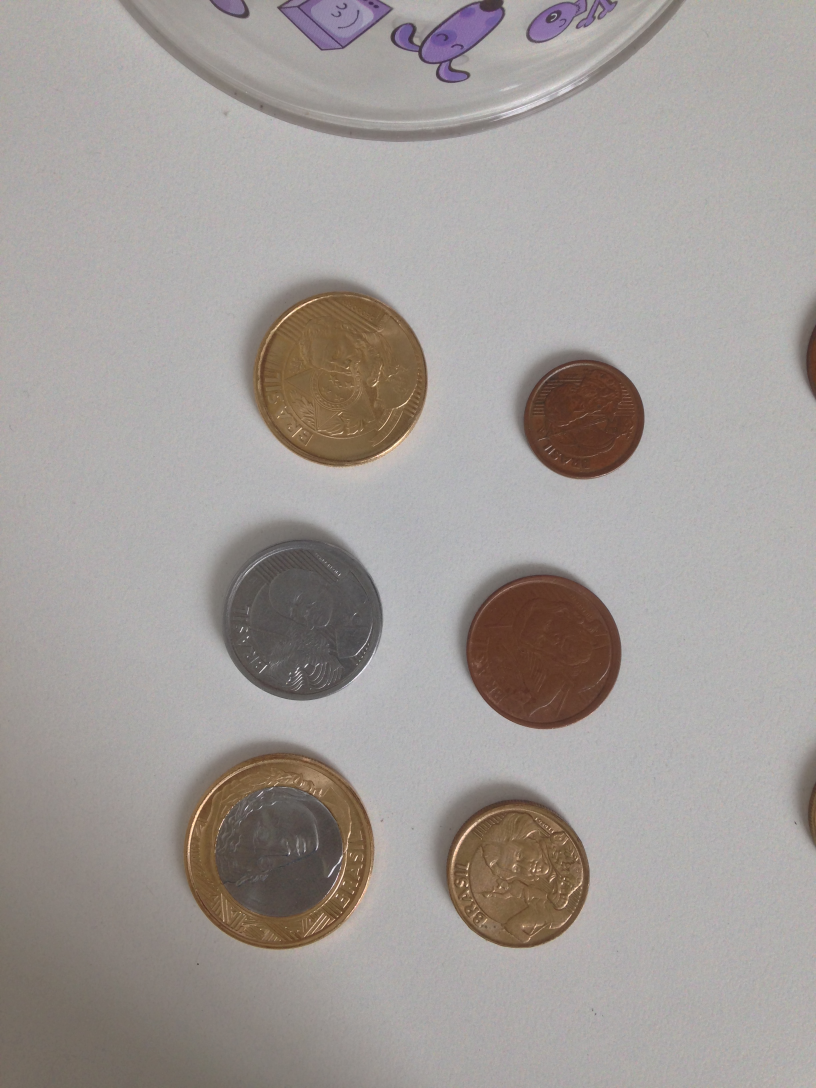
#> input picture images/1.jpg, 2448 x 3264 px (shown at 1/3 size)
$ python coin_counter.py
#> lines starting #> are read from the running program, lines starting #| are printed output that depends on the picture
### funcs.py
import cv2


# Globals
debug_mode = False
one_cent_radius_in_pixels = 36


def resize_image(image, scale_percent):
    """
    Redimensiona a imagem para altas resoluçes.

    Parameters
    ----------
    image : Matriz
        Imagem a ser redimensionada.
    scale_percent : int
        Valor em porcentagem para a reduçao da imagem.

    Returns
    -------
    Matriz
        Imagem resimensionada
    """
    width = int(image.shape[1] * scale_percent / 100)
    height = int(image.shape[0] * scale_percent / 100)
    dim = (width, height)

    img = cv2.resize(image, dim, interpolation=cv2.INTER_AREA)
    return img


def find_circles(image):
    """
    Determina os circulos de uma imagem.

    Parameters
    ----------
    image : Matriz
        Imagem para a procura dos circulos.

    Returns
    -------
    int
        Retorna o raio e a centroide dos circulos detectados.
    """
    # RGB -> GRAY
    img_gray = cv2.cvtColor(image, cv2.COLOR_BGR2GRAY)
    # Retira os detalhes da imagem
    img_blur = cv2.GaussianBlur(img_gray, (21, 21), cv2.BORDER_CONSTANT)

    '''
        img: imagem em escala de cinza
        CV_HOUGH_GRADIENT: definição do método de detecção
        dp = 1: a razão inversa da resolução sdo acumulador
        min_dist = distância mínima entre centros
        param_1 = 200: limiar máximo para o algoritmo de Canny
        param_2 = 100: limiar para  a detecção dos centros
        min_radius: raio mínimo a ser detectado.
        max_radius: raio máximo a ser detectado.

        circles: vetor com os valores de raio e as coordenadas das centroides
    '''
    circles = cv2.HoughCircles(img_blur, cv2.HOUGH_GRADIENT, 1, 120,
                               param1=53,
                               param2=43,
                               minRadius=50,
                               maxRadius=2000)
    if circles is not None:
        circles = circles
    return circles


def draw_circles(image, coordinates, total, coins):
    """
    Desenha o contorno de circulos, centro, o valor de cada moeda e o valor total em Reais.

    Parameters
    ----------
    image : matrix
        Imagem a ser redimensionada.
    coordinates : list of array
        Coordenadas com o centro dos circulos
    total : float
        Valor total em reais da imagem
    coins : array
        O valor de cada moeda detectadda.
    Returns
    -------
        Figura com os desenhos.
    """
    count = 0
    if debug_mode:
        print("Coins: ", len(coins), "  coordinates: ", len(coordinates[-1]))
    for i in coordinates[0, :]:
        # Circulo
        cv2.circle(image, (i[0], i[1]), i[2], (0, 0, 255), 2)
        # Centro
        cv2.circle(image, (i[0], i[1]), 2, (0, 0, 255), 2)

        if len(coins) == len(coordinates[-1]):
            if debug_mode:
                cv2.putText(image, "R$ " + str(coins[count]) + "  raio:" + str(i[2]),
                            (i[0], i[1]), cv2.FONT_HERSHEY_SIMPLEX,
                            1, (0, 0, 0), 1)
            else:
                cv2.putText(image, "R$ " + str(coins[count]),
                            (i[0], i[1]), cv2.FONT_HERSHEY_SIMPLEX,
                            1, (0, 0, 0), 1)
        count += 1
    cv2.rectangle(image, (0, 55), (150, 20), (255, 255, 255), -1)
    cv2.putText(image, "R$ " + str(total),
                (0, 50), cv2.FONT_HERSHEY_SIMPLEX,
                1, (0, 0, 0), 1)

    cv2.destroyAllWindows()
    cv2.imshow("Captured Image", image)
    cv2.waitKey(0)


def coins_counter(circle):
    """
    Determina o valor em reais de acordo com  tamanho do circulo.

    Parameters
    ----------
    circle : array
        Valores do raio ou diametro a ser deteminado o valor.

    Returns
    -------
       Retorna o valor total em reais e os valores individuais de cada moeda.
    """

    # Diametro da moeda de 1 centavo em mm - Fonte: Banco central
    brl_rate = 17  # em mm
    # Tolerancia de erro entre o valor aproximado e exato da proporção entre moedas
    tolerance = 0.035

    brl = {
        "1_cent": {
            "value": 0.01,
            "rate": 17 / brl_rate
        },
        "5_cents": {
            "value": 0.05,
            "rate": 22 / brl_rate
        },
        "10_cents": {
            "value": 0.10,
            "rate": 20 / brl_rate
        },
        "25_cents": {
            "value": 0.25,
            "rate": 25 / brl_rate
        },
        "50_cents": {
            "value": 0.50,
            "rate": 23 / brl_rate
        },
        "1_brl": {
            "value": 1,
            "rate": 27 / brl_rate
        },
    }
    # # Seleciona o menor raio - moeda de 1 centavo
    # # min_radius = 27 # em pixels
    # # Obtem as moedas da imagem
    # radius_coins = []
    # radius_coins = [radius[-1] for radius in circle[-1]]
    # # Seleciona o menor raio - moeda de 1 centavo
    min_radius = one_cent_radius_in_pixels

    coins = []
    if debug_mode:
        print("Recebido em coins_counter:", circle)
        for standard_coin in brl:
            print("Referência-> valor: ", brl[standard_coin]['value'], " raio: ", brl[standard_coin]['rate'])
    print('Moedas detectadas:')
    for radius in circle[-1]:
        rate = radius[-1] / min_radius
        for coin in brl:
            value = brl[coin]['rate']
            if (abs(rate - value)) <= tolerance:
                print(brl[coin]['value'])
                coins.append(brl[coin]['value'])
    print("Valor total: R$ {0:.2f}".format(round(sum(coins), 2)))
    return round(sum(coins), 2), coins


# [35 lines left out: functions get_image, set_webcam, not called in this run]


'''
    A função realiza operações de acordo com a tecla pressionada
    Se 's': Realiza o processamento
    Se 'q': Finaliza o programa
'''

### coin_counter.py
import cv2
import numpy as np
import funcs


def main():
    frame = cv2.imread("./images/1.jpg")
#> frame is the input picture: shape (3264, 2448, 3); mean B, G, R 152, 155.4, 161.4

    image_resized = funcs.resize_image(frame, 80)
    detected_circles = funcs.find_circles(image_resized)
#> in find_circles, `img_gray = cv2.cvtColor(image, cv2.COLOR_BGR2GRAY)`:
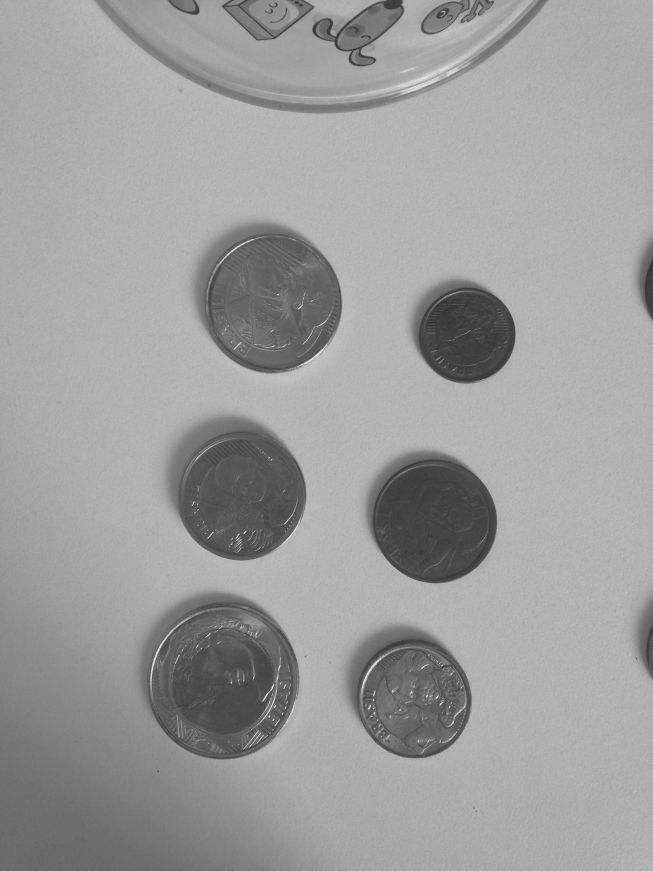
#> img_gray: shape (2611, 1958) (shown at 1/3 size); min 46, max 250, mean 156.8
#> in find_circles, `circles = cv2.HoughCircles(img_blur, cv2.HOUGH_GRADIENT, 1, 120, param..`: circles = [[1244.5, 2104.5, 169.9], [1307.5, 1565.5, 182.6], [666.5, 2051.5, 225.8], [816.5, 910.5, 208.8], [723.5, 1484.5, 194.3], [1403.5, 1003.5, 141.7]]
#> detected_circles has the same summary as circles in find_circles
    if detected_circles is not None:
        funcs.one_cent_radius_in_pixels = 141.7
        total, coins = funcs.coins_counter(detected_circles)
#> the loop in coins_counter, `for radius in circle[-1]:` made 6 passes
#> (radius, rate) on passes 1 to 6: ([1244.5, 2104.5, 169.9], 1.2), ([1307.5, 1565.5, 182.6], 1.29), ([666.5, 2051.5, 225.8], 1.59), ([816.5, 910.5, 208.8], 1.47), ([723.5, 1484.5, 194.3], 1.37), ([1403.5, 1003.5, 141.7], 1)
#> (printed output is left out)
#> after the loop in coins_counter, `for radius in circle[-1]:`: coins = [0.1, 0.05, 1, 0.25, 0.5, 0.01]
#| Valor total: R$ 1.91
#> total = 1.91; coins = [0.1, 0.05, 1, 0.25, 0.5, 0.01]
        funcs.draw_circles(image_resized, np.uint16(detected_circles), total, coins)
#> the loop in draw_circles, `for i in coordinates[0, :]:` made 6 passes
#> i on passes 1 to 6: [1244, 2104, 169], [1307, 1565, 182], [666, 2051, 225], [816, 910, 208], [723, 1484, 194], [1403, 1003, 141]
#> after the loop in draw_circles, `for i in coordinates[0, :]:`: count = 6
        print("Detected: ", detected_circles)
#| Detected:  [[[1244.5 2104.5  169.9]
#|   [1307.5 1565.5  182.6]
#|   [ 666.5 2051.5  225.8]
#|   [ 816.5  910.5  208.8]
#|   [ 723.5 1484.5  194.3]
#|   [1403.5 1003.5  141.7]]]
    else:
        print("No circles detected")

    cv2.waitKey(0)
    cv2.destroyAllWindows()


main()

$ run again, with images/10.jpg copied over images/1.jpg
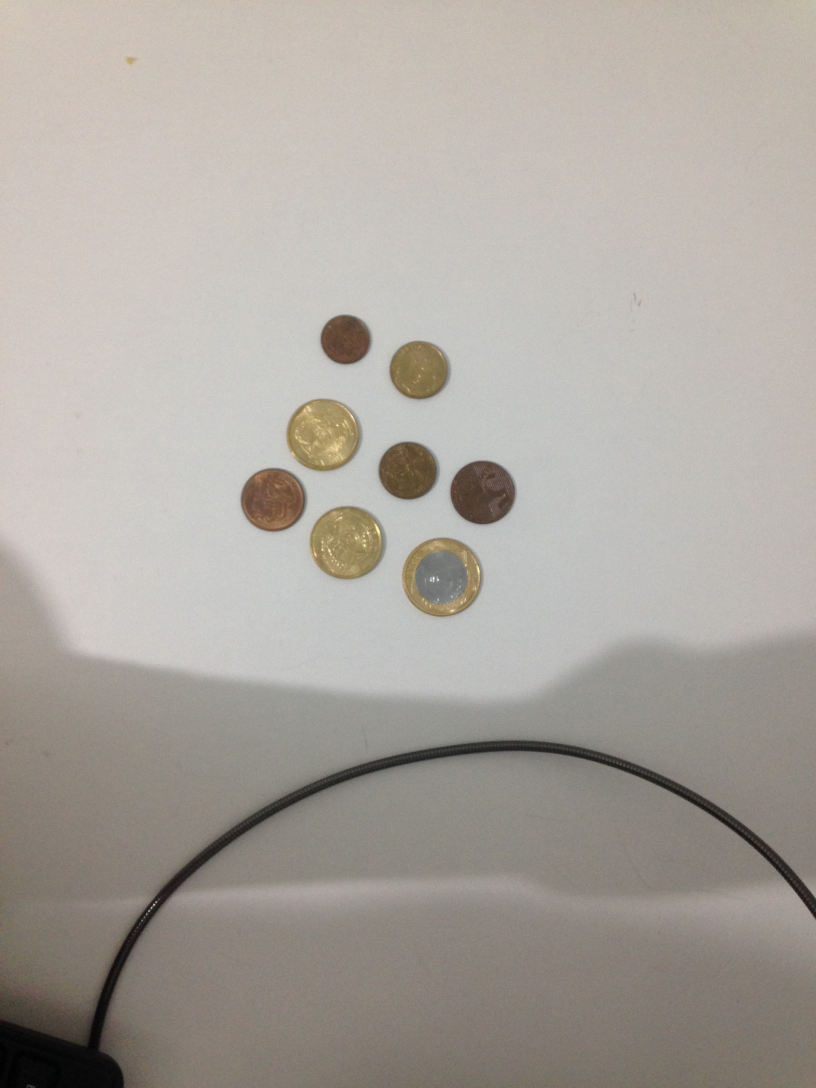
#> input picture images/10.jpg, 2448 x 3264 px (shown at 1/3 size)
#> in main, frame is the input picture: shape (3264, 2448, 3); mean B, G, R 158.5, 165.5, 171
#> in find_circles, `img_gray = cv2.cvtColor(image, cv2.COLOR_BGR2GRAY)`:
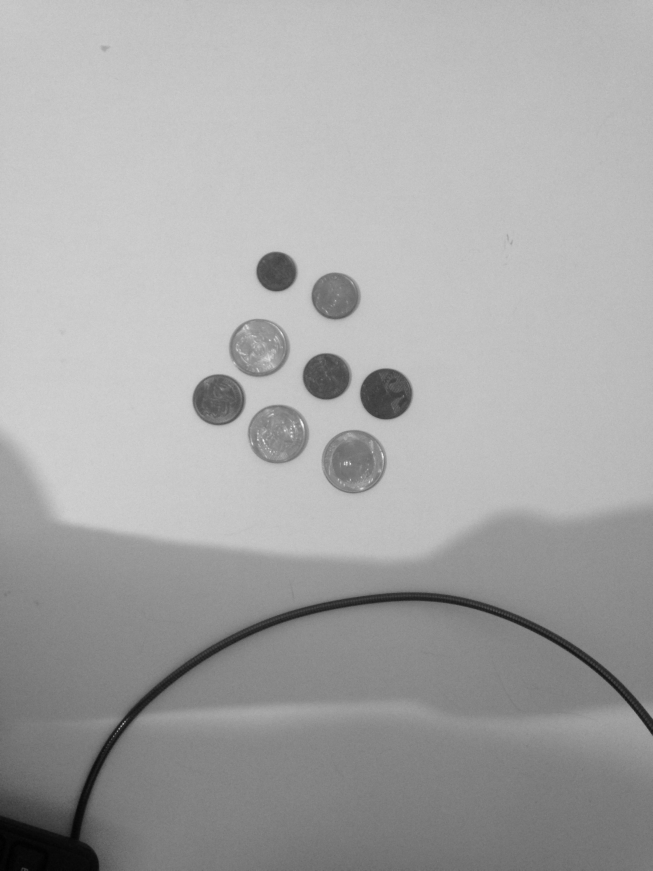
#> img_gray: shape (2611, 1958) (shown at 1/3 size); min 0, max 255, mean 166.4
#> circles = [[1156.5, 1181.5, 76.2], [828.5, 814.5, 59.4], [654.5, 1199.5, 77.4], [979.5, 1128.5, 71], [777.5, 1041.5, 89.7], [1061.5, 1382.5, 98.3], [836.5, 1301.5, 88.8], [1008.5, 887.5, 70.4]]
#> detected_circles has the same summary as circles in find_circles
#> the loop in coins_counter, `for radius in circle[-1]:` made 8 passes
#> (radius, rate) on passes 1 to 8: ([1156.5, 1181.5, 76.2], 0.538), ([828.5, 814.5, 59.4], 0.419), ([654.5, 1199.5, 77.4], 0.546), ([979.5, 1128.5, 71], 0.501), ([777.5, 1041.5, 89.7], 0.633), ([1061.5, 1382.5, 98.3], 0.694), ([836.5, 1301.5, 88.8], 0.627), ([1008.5, 887.5, 70.4], 0.497)
#> after the loop in coins_counter, `for radius in circle[-1]:`: coins = []
#| Valor total: R$ 0.00
#> in main, `total, coins = funcs.coins_counter(detected_circles)`: total = 0; coins = []
#> the loop in draw_circles, `for i in coordinates[0, :]:` made 8 passes
#> i on passes 1 to 8: [1156, 1181, 76], [828, 814, 59], [654, 1199, 77], [979, 1128, 71], [777, 1041, 89], [1061, 1382, 98], [836, 1301, 88], [1008, 887, 70]
#> after the loop in draw_circles, `for i in coordinates[0, :]:`: count = 8
#| Detected:  [[[1156.5 1181.5   76.2]
#|   [ 828.5  814.5   59.4]
#|   [ 654.5 1199.5   77.4]
#|   [ 979.5 1128.5   71. ]
#|   [ 777.5 1041.5   89.7]
#|   [1061.5 1382.5   98.3]
#> (further printed lines are left out)

$ run again, with images/2.jpg copied over images/1.jpg
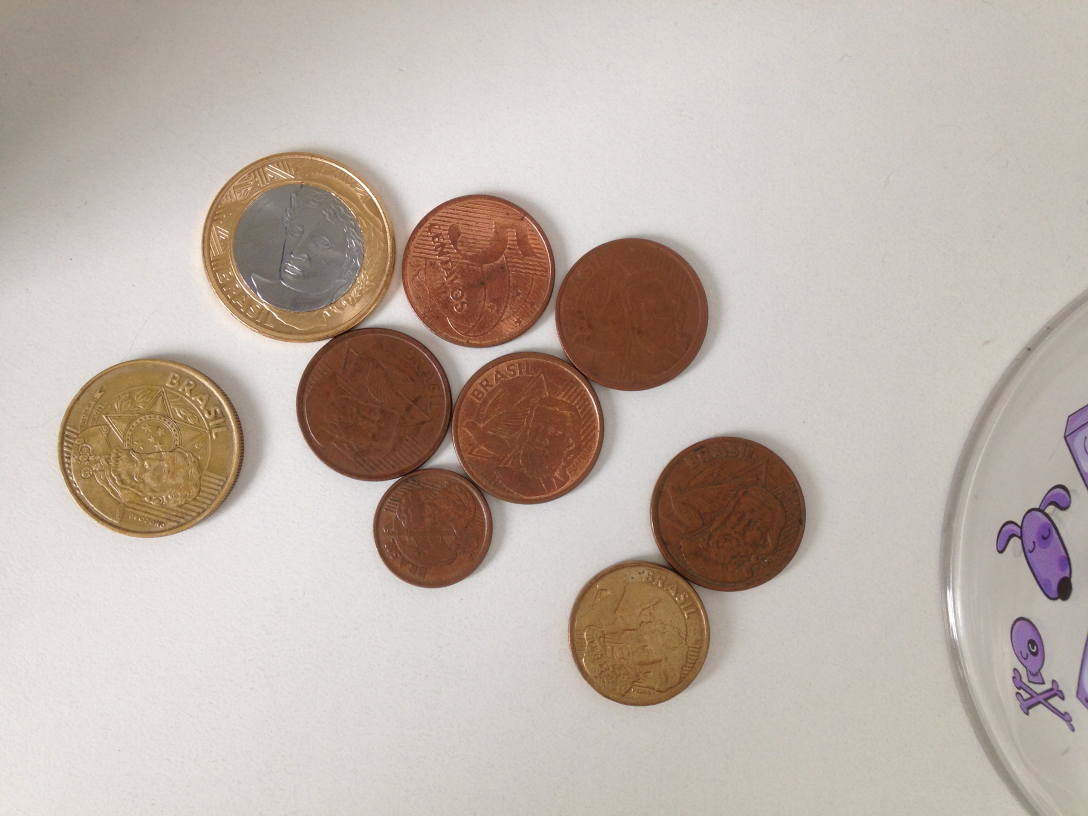
#> input picture images/2.jpg, 3264 x 2448 px (shown at 1/3 size)
#> in main, frame is the input picture: shape (2448, 3264, 3); mean B, G, R 167.9, 178, 190.6
#> in find_circles, `img_gray = cv2.cvtColor(image, cv2.COLOR_BGR2GRAY)`:
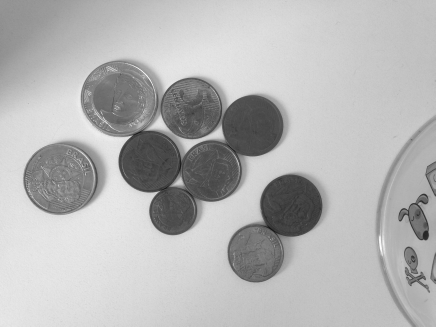
#> img_gray: shape (1958, 2611) (shown at 1/6 size); min 8, max 255, mean 180.6
#> circles = [[1515.5, 754.5, 183.9], [1147.5, 651.5, 185], [898.5, 971.5, 187.1], [355.5, 1074.5, 214.9], [1266.5, 1025.5, 184.4], [1037.5, 1265.5, 145], [1744.5, 1236.5, 188.9], [709.5, 590.5, 226.3], [1532.5, 1521.5, 172], [570.5, 838.5, 118.8]]
#> detected_circles has the same summary as circles in find_circles
#> the loop in coins_counter, `for radius in circle[-1]:` made 10 passes
#> (radius, rate) on passes 1 to 8: ([1515.5, 754.5, 183.9], 1.3), ([1147.5, 651.5, 185], 1.31), ([898.5, 971.5, 187.1], 1.32), ([355.5, 1074.5, 214.9], 1.52), ([1266.5, 1025.5, 184.4], 1.3), ([1037.5, 1265.5, 145], 1.02), ([1744.5, 1236.5, 188.9], 1.33), ([709.5, 590.5, 226.3], 1.6)
#> (printed output is left out)
#> after the loop in coins_counter, `for radius in circle[-1]:`: coins = [0.05, 0.05, 0.05, 0.5, 0.05, 0.01, 0.5, 1]
#| Valor total: R$ 2.21
#> in main, `total, coins = funcs.coins_counter(detected_circles)`: total = 2.21; coins = [0.05, 0.05, 0.05, 0.5, 0.05, 0.01, 0.5, 1]
#> the loop in draw_circles, `for i in coordinates[0, :]:` made 10 passes
#> i on passes 1 to 8: [1515, 754, 183], [1147, 651, 185], [898, 971, 187], [355, 1074, 214], [1266, 1025, 184], [1037, 1265, 145], [1744, 1236, 188], [709, 590, 226]
#> after the loop in draw_circles, `for i in coordinates[0, :]:`:
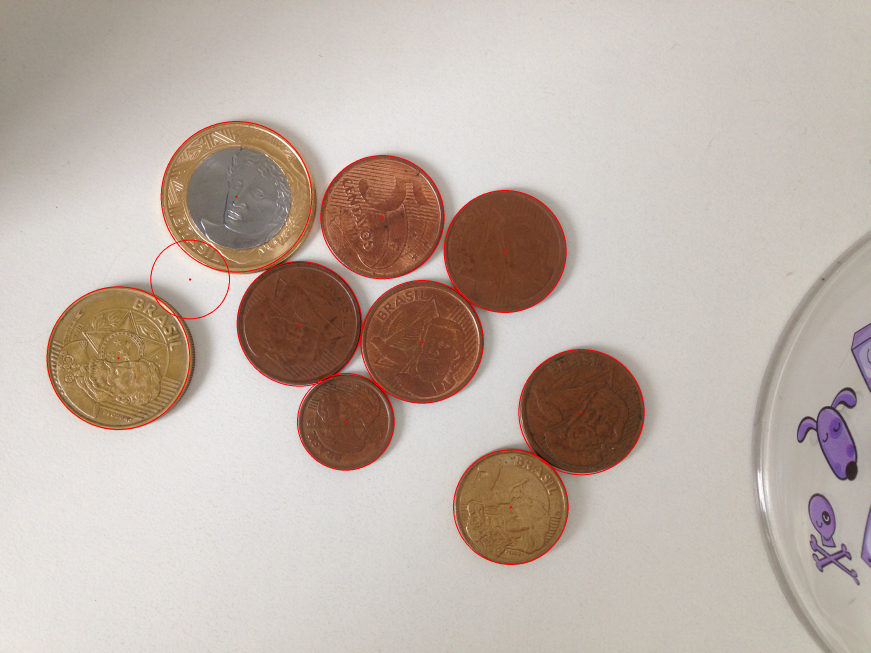
#> image: shape (1958, 2611, 3) (shown at 1/3 size); mean B, G, R 167.2, 177.2, 191.3
#> after the loop in draw_circles, `for i in coordinates[0, :]:`: count = 10
#| Detected:  [[[1515.5  754.5  183.9]
#|   [1147.5  651.5  185. ]
#|   [ 898.5  971.5  187.1]
#|   [ 355.5 1074.5  214.9]
#|   [1266.5 1025.5  184.4]
#|   [1037.5 1265.5  145. ]
#> (further printed lines are left out)
